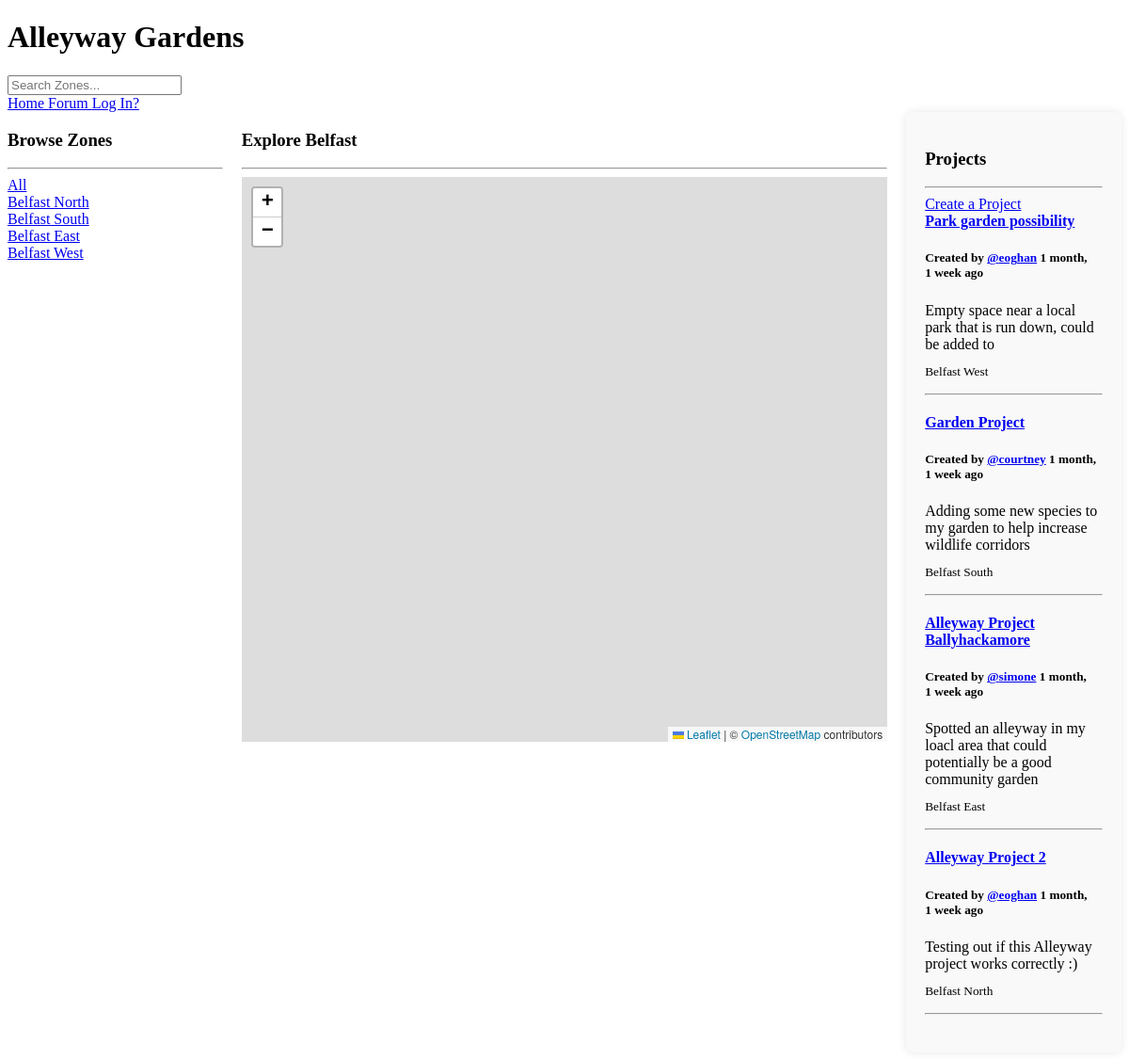
The app's page /, older data.
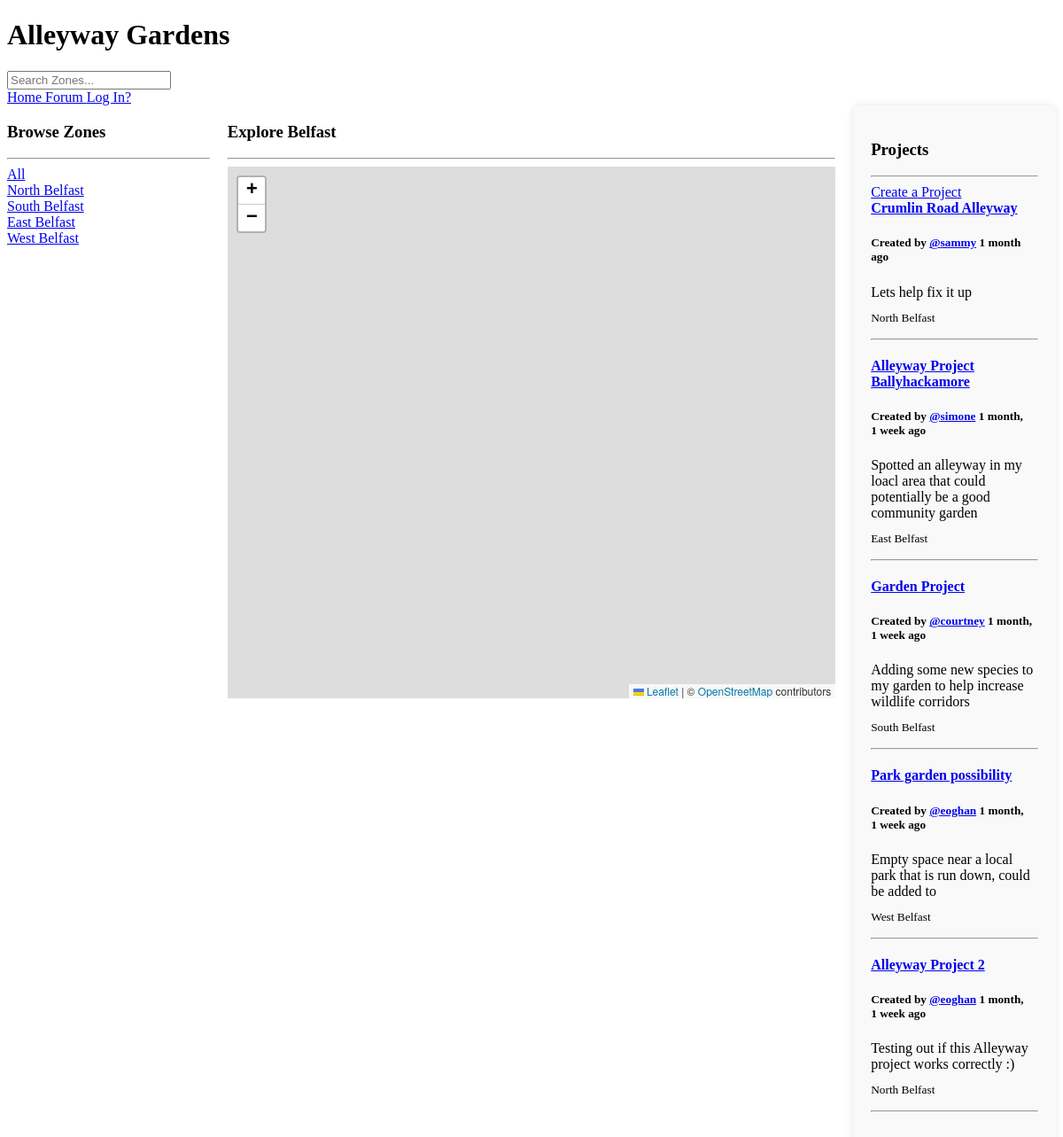
The same page, newer data.
### base/models.py (models this page shows, shortened)
class Zone(models.Model):
    name = models.CharField(max_length=200)

class Project(models.Model):
    host = models.ForeignKey(User, on_delete=models.SET_NULL, null=True)
    zone = models.ForeignKey(Zone, on_delete=models.SET_NULL, null=True)
    name = models.CharField(max_length=200)
    description = models.TextField(null=True, blank= True)
    participants = models.ManyToManyField(User, related_name='participants', blank=True)
    updated = models.DateTimeField(auto_now=True)
    created = models.DateTimeField(auto_now_add=True)
    class Meta:
        ordering = ['-updated', '-created']

### base/views.py (the view)
# urls.py: path('', views.home, name="home"),
def home(request):
    q = request.GET.get('q') if request.GET.get('q') != None else ''
    projects = Project.objects.filter(
                                      Q(zone__name__icontains=q) |
                                      Q(name__icontains=q)
                                      )
    zones = Zone.objects.all()
    context = {'projects' : projects, 'zones': zones}
    return  render(request, 'base/home.html' , context)

### base/templates/base/home.html (shortened to what this page needs)
{% extends 'main.html' %}
{% load static %}
{% block content %}
<link rel="stylesheet" href="https://unpkg.com/leaflet@1.7.1/dist/leaflet.css" />
<link rel="stylesheet" href="https://cdnjs.cloudflare.com/ajax/libs/leaflet.draw/1.0.4/leaflet.draw.css" />
<div class="home-container">
    <div>
        <h3>Browse Zones</h3>
        <hr>
        <div>
            <a href="{% url 'home' %}">All</a>
        </div>
        {% for zone in zones %}
            <div>
                <a href="{% url 'home' %}?q={{zone.name}}"{{zone.name}} class="zone-link" data-zone-name="{{zone.name}}">{{zone.name}}</a>
            </div>
        {% endfor %}
    </div>
    <div>
        <h3>Explore Belfast</h3>
        <hr>
        <div id="map" class="map-container"></div>
    </div>
    <div class="projects-container">
        <h3>Projects</h3>
        <hr>
        <a href="{% url 'create-project' %}">Create a Project</a>
        <div>
            {% for project in projects %}
                <div class="project-item">
                    <h4><a href="/project/{{project.id}}">{{project.name}}</a></h4>
                    <h5>Created by <a href="{% url 'user-profile' project.host.id %}">@{{project.host.username}}</a> {{project.created|timesince}} ago</h5>
                    <p>{{project.description}}</p>
                    <small>{{project.zone.name}}</small>
                    <hr>
                </div>
            {% endfor %}
        </div>
    </div>
</div>
{% endblock content %}

### templates/main.html (shortened to what this page needs)
<!DOCTYPE html>
<html>
    <head>
        <link rel="stylesheet" href="">
    </head>
    <body>
      {% include 'navbar.html' %}
      {% block content %}
      {% endblock content %}
    </body>
</html>

### templates/navbar.html
    <h1>Alleyway Gardens </h1>
<form method="GET" action="{% url 'home' %}">
    <input type="text" name="q" placeholder="Search Zones..." />
</form>
<a href="/"> Home </a>
<a href= "{% url 'forum' %}"> Forum </a>
{% if request.user.is_authenticated %}
<a href="/profile/{{user.id}}"> Profile</a>
<a href="{% url 'logout' %}"> <b>Log Out</b></a>
{% else %}
<a href="{% url 'login' %}"> Log In?</a>
{% endif %}

### base/templates/base/home.html (style rules this page uses)
.home-container { display: grid; grid-template-columns: 1fr 3fr 1fr; gap: 20px; }
.map-container { width: 100%; height: 600px; }
.projects-container { padding: 20px; background-color: #f9f9f9; border-radius: 8px; box-shadow: 0 0 10px rgba(0, 0, 0, 0.1); }
.project-item { margin-bottom: 20px; }
.project-item h4 { margin: 0; }
.project-item p { margin: 10px 0; }
.project-item hr { margin-top: 15px; }

Row changes from the older to the newer data that the page shows:
changed Zone: name "Belfast North" → "North Belfast"
changed Zone: name "Belfast South" → "South Belfast"
changed Zone: name "Belfast East" → "East Belfast"
changed Zone: name "Belfast West" → "West Belfast"
added Project: name "Crumlin Road Alleyway", host.username "sammy", created "1 month", description "Lets help fix it up", zone.name "North Belfast"
changed Project "Alleyway Project Ballyhackamore": zone.name "Belfast East" → "East Belfast"; moves up the list
changed Project "Garden Project": zone.name "Belfast South" → "South Belfast"; moves down the list
changed through a linked row, Project "Park garden possibility": zone.name "Belfast West" → "West Belfast"
changed through a linked row, Project "Alleyway Project 2": zone.name "Belfast North" → "North Belfast"
